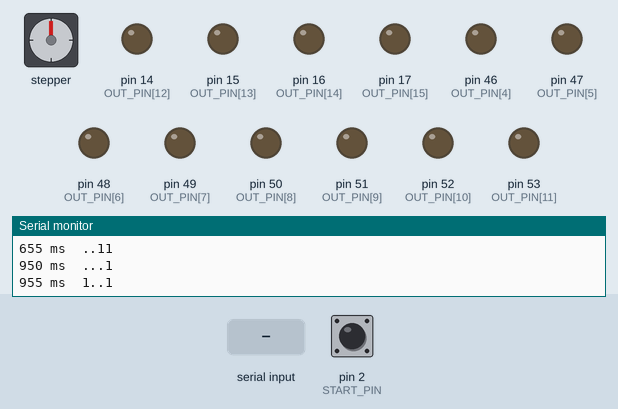
This sketch was run on a simulated Arduino Mega 2560, built with avr-gcc and run on an emulated ATmega2560. Parts: stepper motor, output pins drawn as LEDs (lit = HIGH), the last lines printed to the serial monitor. Wiring (inferred from the names in the program): stepper motor (2048 steps per turn assumed): coils pin 45, pin 44, pin 43, pin 42. The inputs (shaded band) are chosen by the test bench; at power-on: pin 2 (START_PIN) HIGH. Pins used as bus, display or sensor lines are not drawn.

Above: at 1.2 s.
1.3 s: "i\n" received over Serial
4.3 s: pin 2 (START_PIN) pulled LOW for 3.2 s
10.5 s: "p\n" received over Serial
At 24.1 s:
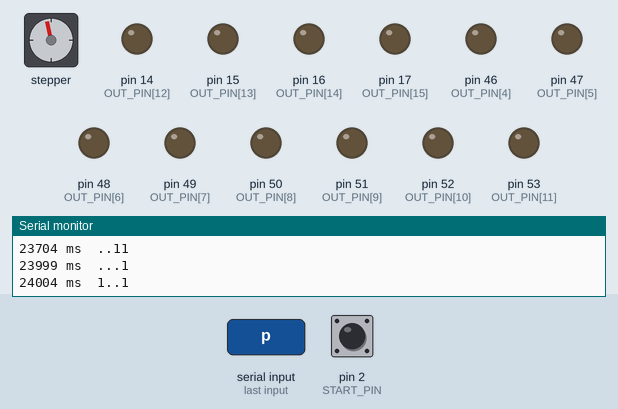
Timing chart, 0 to 41.7 s (numbered marks = the images above; inputs shaded):
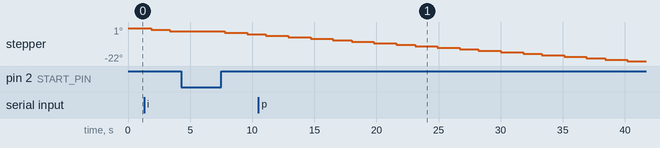

The sketch:

relay_emul.ino
```cpp
// 릴레이 순환 시퀀서(Counter) 에뮬레이션 - Arduino Mega 2560
//
// 회로의 동작 규칙(릴레이 접점 논리)을 그대로 옮긴 것:
//   K(n) 코일은 "앞 단 K(n-1)이 ON 이고, 그 앞 단 K(n-2)가 OFF" 일 때 켜진다.
//   (인덱스는 N단 링으로 순환: K1의 앞 단은 K_N)
// 릴레이 코일의 동작 지연(PULL_IN_MS)과 캐패시터 유지시간(RELEASE_MS)도 흉내 낸다.
//
// 최소 3단부터 동작한다. 2단은 논리상 순환이 성립하지 않는다.
//
// + Program RAM : 16비트 데이터 / 10비트 주소 (ram_model.h,      초기 데이터는 ram_data.h)
// + Data RAM    :  8비트 데이터 / 10비트 주소 (data_ram_model.h, 초기 데이터는 data_ram_data.h)
//   시리얼 모니터(115200bps)에서 명령으로 읽기/쓰기/덤프 가능 (주소/데이터는 16진수):
//     첫 글자가 메모리 선택:  p = Program RAM,  d = Data RAM
//     둘째 글자가 동작:       r = 읽기, w = 쓰기, d = 덤프
//       pr 100          Program RAM 0x100 읽기
//       pw 100 BEEF     Program RAM 0x100 에 0xBEEF 쓰기
//       pd 0 20         Program RAM 0x000 부터 0x20개 덤프
//       dr 10           Data RAM 0x010 읽기
//       dw 10 5A        Data RAM 0x010 에 0x5A 쓰기
//       dd 0 20         Data RAM 0x000 부터 0x20개 덤프
//     i                 RAM 상태 정보

#include <Arduino.h>
#include "prog_ram_model.h"
#include "data_ram_model.h"

const uint8_t  N            = 4;      // 순환 단수 (3 ~ MAX_STAGES)
const uint8_t  MAX_STAGES   = 16;

// 각 단의 출력 핀 (회로의 J6 출력 = 릴레이 ON일 때 HIGH)
// 핀 22~41은 확장용으로 비워 두었다.
const uint8_t  OUT_PIN[MAX_STAGES] = {42, 43, 44, 45, 46, 47, 48, 49,
                                      50, 51, 52, 53, 14, 15, 16, 17};

// 시작 버튼 (회로의 J5 'Loop Chain Start'에 해당). 누르는 동안 LOW
const uint8_t  START_PIN    = 2;

// 릴레이 타이밍 (실제 회로에서 측정한 값으로 조정)
const uint16_t PULL_IN_MS   = 5;      // 코일 인가 후 접점이 붙기까지
const uint16_t RELEASE_MS   = 300;    // 코일 전원 소실 후 떨어지기까지 (캐패시터 유지시간 포함)

// 전원 투입 시 자동으로 시작 펄스를 줄지
const bool     AUTO_START     = true;
const uint16_t START_PULSE_MS = 50;

Ram1kx16 progRam;     // Program RAM (16비트)
Ram1kx8  dataRam;     // Data RAM (8비트)

bool     on[MAX_STAGES];              // 릴레이 접점 상태
bool     coil[MAX_STAGES];            // 코일 전원 상태
uint32_t coilChangedAt[MAX_STAGES];   // 코일 상태가 바뀐 시각

bool startActive(uint32_t now) {
  if (digitalRead(START_PIN) == LOW) return true;
  return AUTO_START && now < START_PULSE_MS;
}

// ---------------- RAM 시리얼 명령 ----------------
static void printHex(uint16_t v, uint8_t digits) {
  for (int8_t sh = (digits - 1) * 4; sh >= 0; sh -= 4) Serial.print((v >> sh) & 0xF, HEX);
}

static bool parseHex(char *&p, uint16_t &out) {
  char *end;
  unsigned long v = strtoul(p, &end, 16);
  if (end == p) return false;
  out = (uint16_t)v;
  p = end;
  return true;
}

static void dump(bool prog, uint16_t a, uint16_t n) {
  uint8_t perLine = prog ? 8 : 16;
  for (uint16_t i = 0; i < n; i++) {
    uint16_t ad = (a + i) & RAM_ADDR_MASK;
    if (i % perLine == 0) { if (i) Serial.println(); printHex(ad, 3); Serial.print(F(":")); }
    Serial.print(' ');
    if (prog) printHex(progRam.read(ad), 4); else printHex(dataRam.read(ad), 2);
  }
  Serial.println();
}

static void runCommand(char *s) {
  if ((s[0] | 0x20) == 'i' && s[1] == 0) {
    Serial.print(F("Program RAM 1024 x 16bit, 초기 데이터 ")); Serial.print((unsigned long)RAM_IMAGE_WORDS);
    Serial.println(F("워드 (나머지는 0)"));
    Serial.print(F("Data RAM    1024 x  8bit, 초기 데이터 ")); Serial.print((unsigned long)DATA_RAM_IMAGE_BYTES);
    Serial.println(F("바이트 (나머지는 0)"));
    return;
  }

  char mem = s[0] | 0x20;                 // 'p' 또는 'd'
  char op  = s[0] ? (s[1] | 0x20) : 0;    // 'r', 'w', 'd'
  bool prog = (mem == 'p');
  bool valid = (mem == 'p' || mem == 'd') && s[0] && s[1];
  char *p = valid ? s + 2 : s;
  uint16_t a = 0, v = 0;

  if (valid && op == 'r' && parseHex(p, a)) {
    a &= RAM_ADDR_MASK;
    Serial.print(prog ? F("PROG[") : F("DATA[")); printHex(a, 3); Serial.print(F("] = "));
    if (prog) printHex(progRam.read(a), 4); else printHex(dataRam.read(a), 2);
    Serial.println();
  } else if (valid && op == 'w' && parseHex(p, a) && parseHex(p, v)) {
    a &= RAM_ADDR_MASK;
    Serial.print(prog ? F("PROG[") : F("DATA[")); printHex(a, 3); Serial.print(F("] <- "));
    if (prog) { progRam.write(a, v);          printHex(v, 4); }
    else      { dataRam.write(a, (uint8_t)v); printHex(v & 0xFF, 2); }
    Serial.println();
  } else if (valid && op == 'd' && parseHex(p, a)) {
    uint16_t n = 16;
    parseHex(p, n);
    dump(prog, a, n);
  } else {
    Serial.println(F("명령: p|d + r|w|d  예) pr 100 / pw 100 BEEF / pd 0 20 / dr 10 / dw 10 5A / dd 0 20 / i  (16진수)"));
  }
}

static void handleSerial() {
  static char line[32];
  static uint8_t len = 0;
  while (Serial.available()) {
    char ch = Serial.read();
    if (ch == '\r' || ch == '\n') {
      if (len) { line[len] = 0; runCommand(line); len = 0; }
    } else if (len < sizeof(line) - 1) {
      line[len++] = ch;
    }
  }
}

void setup() {
  Serial.begin(115200);
  progRam.begin();
  dataRam.begin();
  pinMode(START_PIN, INPUT_PULLUP);
  for (uint8_t k = 0; k < MAX_STAGES; k++) {
    pinMode(OUT_PIN[k], OUTPUT);
    digitalWrite(OUT_PIN[k], LOW);
  }
  if (N < 3 || N > MAX_STAGES) {
    Serial.println(F("N must be 3..MAX_STAGES"));
    while (true) {}
  }
}

void loop() {
  uint32_t now = millis();
  handleSerial();

  // 1) 현재 접점 상태로부터 각 코일에 전원이 들어오는지 계산
  bool next[MAX_STAGES];
  for (uint8_t k = 0; k < N; k++) {
    uint8_t p = (k + N - 1) % N;      // 앞 단
    uint8_t q = (k + N - 2) % N;      // 앞의 앞 단
    next[k] = on[p] && !on[q];
  }
  // 시작 펄스: K1의 pin13(= 마지막 단이 OFF일 때 +12V)을 K1 코일+에 연결
  if (startActive(now) && !on[N - 1]) next[0] = true;

  // 2) 릴레이 동작 지연 반영
  for (uint8_t k = 0; k < N; k++) {
    if (next[k] != coil[k]) { coil[k] = next[k]; coilChangedAt[k] = now; }
    if (coil[k]  && !on[k] && now - coilChangedAt[k] >= PULL_IN_MS) on[k] = true;
    if (!coil[k] &&  on[k] && now - coilChangedAt[k] >= RELEASE_MS) on[k] = false;
  }

  // 3) 출력 갱신 및 변화 시 시리얼 출력
  static uint16_t lastMask = 0xFFFF;
  uint16_t mask = 0;
  for (uint8_t k = 0; k < N; k++) {
    digitalWrite(OUT_PIN[k], on[k] ? HIGH : LOW);
    if (on[k]) mask |= (1u << k);
  }
  if (mask != lastMask) {
    lastMask = mask;
    Serial.print(now); Serial.print(F(" ms  "));
    for (uint8_t k = 0; k < N; k++) Serial.print(on[k] ? '1' : '.');
    Serial.println();
  }
}
```

data_ram_data.h
```cpp
// data_ram_data.h  -  Data RAM 초기 데이터 (사용자가 작성하는 파일)
//
// 8비트 데이터 / 10비트 주소(0x000 ~ 0x3FF, 총 1024바이트)
//
// 작성 방법 (ram_data.h 와 같은 방식)
//  - DATA_RAM_IMAGE[] 에 주소 0x000 부터 순서대로 8비트 값을 적습니다.
//  - 적지 않은 뒷부분은 모두 0x00 으로 시작합니다. (데이터가 없으면 0x00 하나만 남겨 두세요)
//  - 중간에 빈 구간이 필요하면 DZ8 / DZ16 / DZ64 / DZ256 매크로(0을 8/16/64/256개)를 쓰세요.
//  - 배열이 1024바이트를 넘으면 컴파일 오류가 납니다.
//
// 이 데이터는 플래시(PROGMEM)에 저장되고, 시작할 때 SRAM(Data RAM 1KB)으로 복사됩니다.

#pragma once
#include <stdint.h>
#include <avr/pgmspace.h>

#define DZ4    0,0,0,0
#define DZ8    DZ4,DZ4
#define DZ16   DZ8,DZ8
#define DZ64   DZ16,DZ16,DZ16,DZ16
#define DZ256  DZ64,DZ64,DZ64,DZ64

static const uint8_t DATA_RAM_IMAGE[] PROGMEM = {
  // ---- 0x000 ----
  0x00, 0x11, 0x22, 0x33,   // 0x000 ~ 0x003
  0x44, 0x55, 0x66, 0x77,   // 0x004 ~ 0x007

  // ---- 0x008 부터 0x00F 까지 비워 두기 ----
  DZ8                       // 0x008 ~ 0x00F
};
```

data_ram_model.h
```cpp
// data_ram_model.h  -  Data RAM 모사: 8비트 데이터 / 10비트 주소 (1024 x 8bit = 1KB)
//
// 시작할 때 data_ram_data.h 의 초기 데이터를 SRAM으로 복사하고,
// 이후 읽기/쓰기는 모두 SRAM에서 처리한다. (재부팅하면 초기 데이터로 복귀)

#pragma once
#include <Arduino.h>
#include <avr/pgmspace.h>
#include "data_ram_data.h"

static const uint16_t DATA_RAM_WORDS       = 1024;          // 2^10
static const uint16_t DATA_RAM_ADDR_MASK   = 0x03FF;
static const uint16_t DATA_RAM_IMAGE_BYTES = sizeof(DATA_RAM_IMAGE) / sizeof(DATA_RAM_IMAGE[0]);

static_assert(sizeof(DATA_RAM_IMAGE) / sizeof(DATA_RAM_IMAGE[0]) <= 1024,
              "DATA_RAM_IMAGE 가 1024바이트(10비트 주소)를 넘었습니다");

class Ram1kx8 {
public:
  void begin() {
    for (uint16_t a = 0; a < DATA_RAM_WORDS; a++)
      mem_[a] = (a < DATA_RAM_IMAGE_BYTES) ? pgm_read_byte(&DATA_RAM_IMAGE[a]) : 0;
  }

  // 주소는 하위 10비트만 사용
  uint8_t read(uint16_t addr) const { return mem_[addr & DATA_RAM_ADDR_MASK]; }
  void    write(uint16_t addr, uint8_t data) { mem_[addr & DATA_RAM_ADDR_MASK] = data; }

  // 칩 신호 단위 모사: we=1 이면 쓰기, oe=1 이면 읽은 값을 반환 (oe=0 이면 0)
  uint8_t cycle(uint16_t addr, uint8_t din, bool we, bool oe) {
    if (we) write(addr, din);
    return oe ? read(addr) : 0;
  }

private:
  uint8_t mem_[DATA_RAM_WORDS];
};
```

prog_ram_data.h
```cpp
// ram_data.h  -  RAM 초기 데이터 (사용자가 작성하는 파일)
//
// 16비트 데이터 / 10비트 주소(0x000 ~ 0x3FF, 총 1024워드)
//
// 작성 방법
//  - RAM_IMAGE[] 에 주소 0x000 부터 순서대로 16비트 값을 적습니다.
//  - 적지 않은 뒷부분(배열 길이 이후)은 모두 0x0000 으로 시작합니다.
//  - 중간에 빈 구간이 필요하면 Z8 / Z16 / Z64 / Z256 매크로(0을 8/16/64/256개)를 쓰세요.
//  - 줄마다 시작 주소를 주석으로 적어 두면 실수를 줄일 수 있습니다.
//  - 배열이 1024워드를 넘으면 컴파일 오류가 납니다.
//
// 이 데이터는 플래시(PROGMEM)에 저장되고, 시작할 때 SRAM(RAM 2KB)으로 복사됩니다.
// 실행 중 write 한 값은 SRAM에만 반영되며, 재부팅하면 여기에 적은 초기값으로 되돌아갑니다.

#pragma once
#include <stdint.h>
#include <avr/pgmspace.h>

// 0 반복 매크로 (빈 구간 채우기용)
#define Z4    0,0,0,0
#define Z8    Z4,Z4
#define Z16   Z8,Z8
#define Z64   Z16,Z16,Z16,Z16
#define Z256  Z64,Z64,Z64,Z64

static const uint16_t RAM_IMAGE[] PROGMEM = {
  // ---- 0x000 ----
  0x1234, 0x5678, 0x9ABC, 0xDEF0,   // 0x000 ~ 0x003
  0x0001, 0x0002, 0x0003, 0x0004,   // 0x004 ~ 0x007

  // ---- 0x008 부터 0x0FF 까지 비워 두기 (248워드) ----
  Z64, Z64, Z64, Z16, Z16, Z16, Z8, // 0x008 ~ 0x0FF

  // ---- 0x100 ----
  0xAAAA, 0x5555, 0xFFFF, 0x0000    // 0x100 ~ 0x103
};
```

prog_ram_model.h
```cpp
// ram_model.h  -  16비트 데이터 / 10비트 주소 RAM 모사 (1024 x 16bit = 2KB)
//
// 시작할 때 ram_data.h 의 초기 데이터를 SRAM(2KB)으로 복사하고,
// 이후 읽기/쓰기는 모두 SRAM에서 처리한다. (재부팅하면 초기 데이터로 복귀)

#pragma once
#include <Arduino.h>
#include <avr/pgmspace.h>
#include "prog_ram_data.h"

static const uint16_t RAM_ADDR_BITS   = 10;
static const uint16_t RAM_WORDS       = 1024;          // 2^10
static const uint16_t RAM_ADDR_MASK   = 0x03FF;
static const uint16_t RAM_IMAGE_WORDS = sizeof(RAM_IMAGE) / sizeof(RAM_IMAGE[0]);

static_assert(sizeof(RAM_IMAGE) / sizeof(RAM_IMAGE[0]) <= 1024,
              "RAM_IMAGE 가 1024워드(10비트 주소)를 넘었습니다");

class Ram1kx16 {
public:
  // 초기 데이터 복사, 적지 않은 나머지는 0
  void begin() {
    for (uint16_t a = 0; a < RAM_WORDS; a++)
      mem_[a] = (a < RAM_IMAGE_WORDS) ? pgm_read_word(&RAM_IMAGE[a]) : 0;
  }

  // 주소는 하위 10비트만 사용 (칩의 주소선 10개처럼 상위 비트는 무시)
  uint16_t read(uint16_t addr) const { return mem_[addr & RAM_ADDR_MASK]; }
  void     write(uint16_t addr, uint16_t data) { mem_[addr & RAM_ADDR_MASK] = data; }

  // 칩 신호 단위 모사: we=1 이면 쓰기, oe=1 이면 읽은 값을 반환 (oe=0 이면 0)
  uint16_t cycle(uint16_t addr, uint16_t din, bool we, bool oe) {
    if (we) write(addr, din);
    return oe ? read(addr) : 0;
  }

private:
  uint16_t mem_[RAM_WORDS];
};
```
